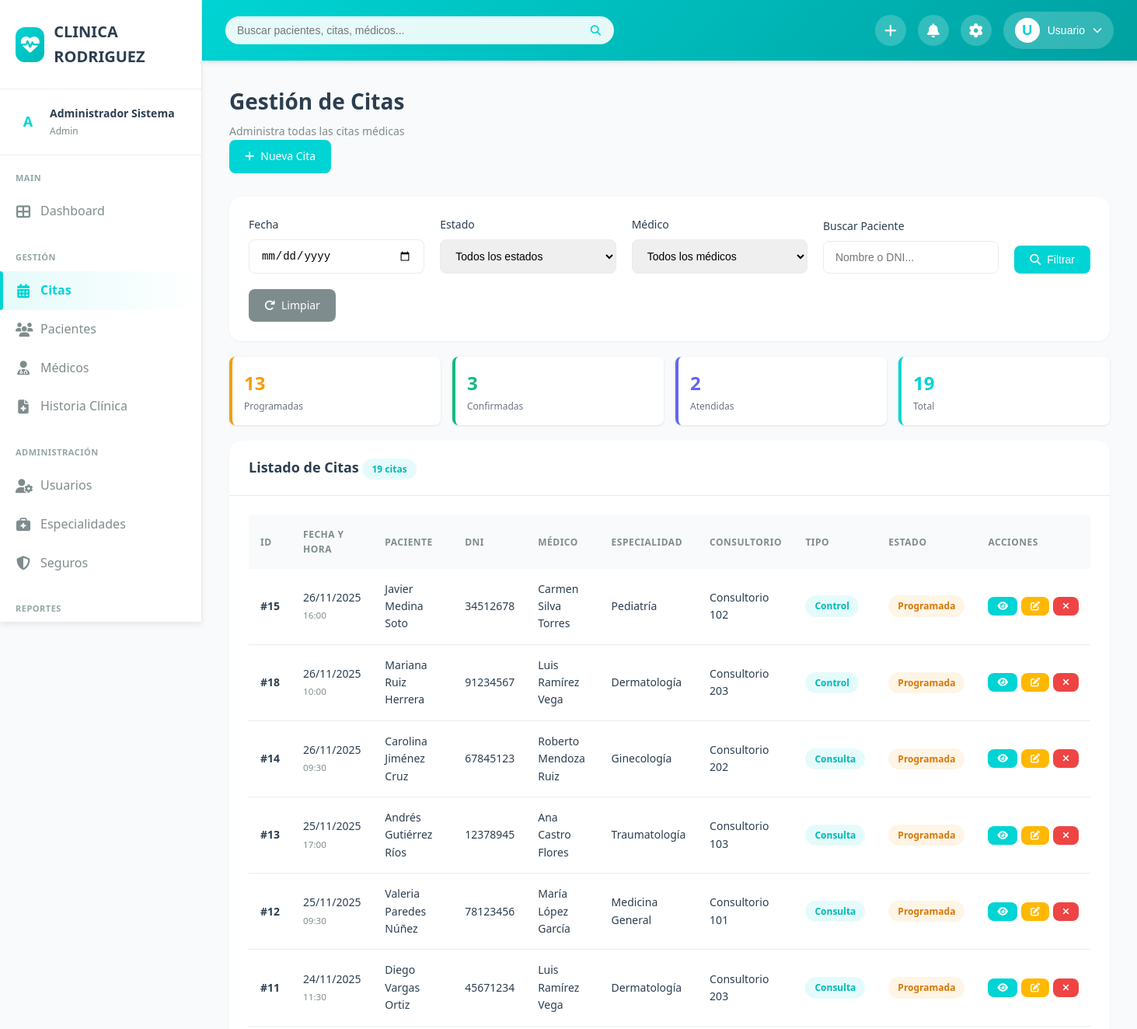
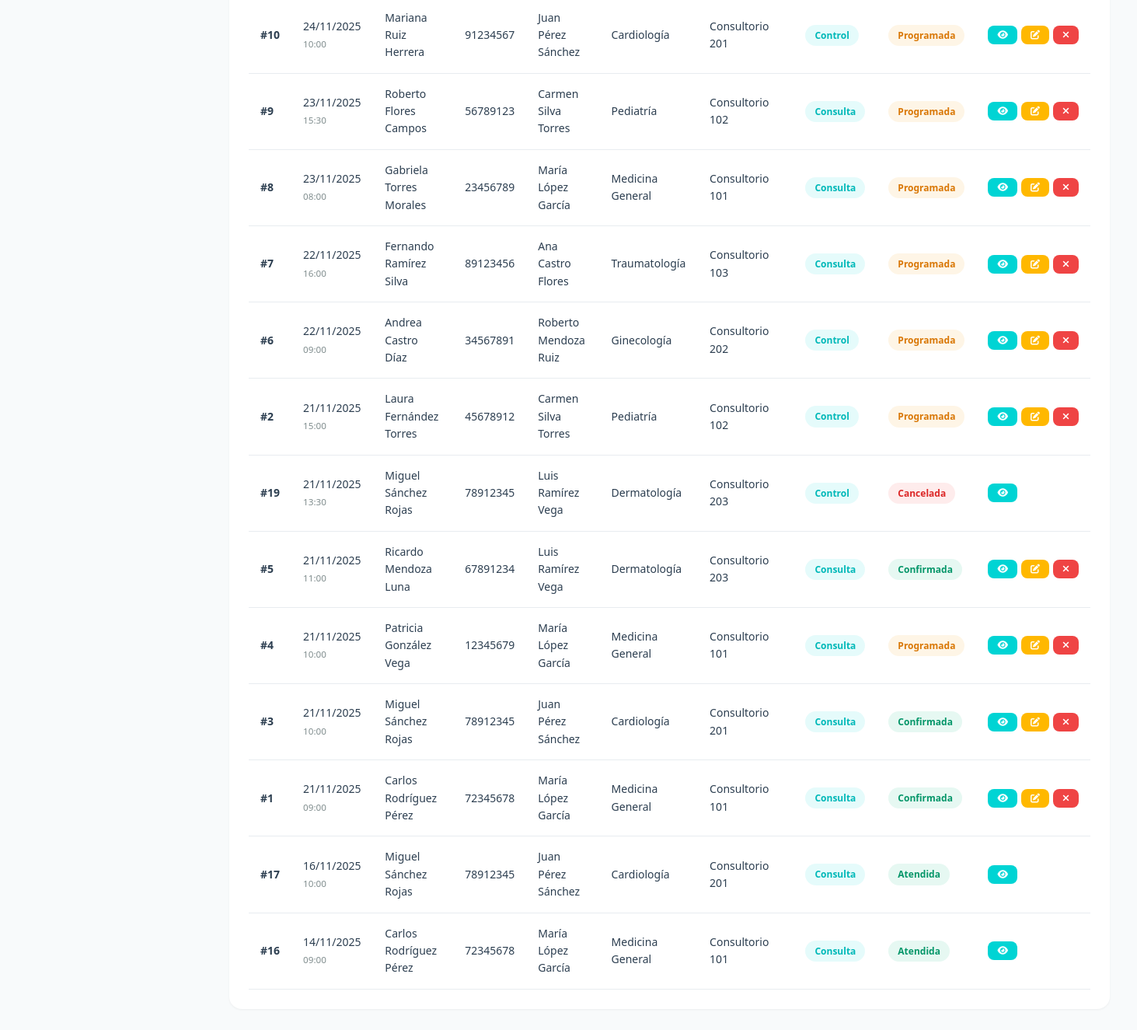
Screenshot of /citas.php (signed in) with the database file from the repository (2 pictures, top to bottom).
### tables this page shows
CREATE TABLE `citas` (
  `id` int(11) NOT NULL,
  `paciente_id` int(11) NOT NULL,
  `medico_id` int(11) NOT NULL,
  `fecha` date NOT NULL,
  `hora` time NOT NULL,
  `tipo_cita` enum('consulta','control','emergencia','otro') DEFAULT 'consulta',
  `estado` enum('programada','confirmada','en_atencion','atendida','cancelada','ausente') DEFAULT 'programada',
  `recordatorio_enviado` tinyint(1) DEFAULT 0,
  `motivo_consulta` text DEFAULT NULL,
  `observaciones` text DEFAULT NULL,
  `hora_llegada` datetime DEFAULT NULL,
  `hora_atencion` datetime DEFAULT NULL,
  `hora_finalizacion` datetime DEFAULT NULL,
  `usuario_registro_id` int(11) DEFAULT NULL,
  `fecha_registro` timestamp NOT NULL DEFAULT current_timestamp(),
  `fecha_modificacion` timestamp NOT NULL DEFAULT current_timestamp() ON UPDATE current_timestamp()
);

CREATE TABLE `pacientes` (
  `id` int(11) NOT NULL,
  `dni` varchar(20) NOT NULL,
  `nombre` varchar(100) NOT NULL,
  `apellido` varchar(100) NOT NULL,
  `fecha_nacimiento` date NOT NULL,
  `sexo` enum('M','F') NOT NULL,
  `telefono` varchar(20) DEFAULT NULL,
  `email` varchar(100) DEFAULT NULL,
  `direccion` text DEFAULT NULL,
  `seguro_id` int(11) DEFAULT NULL,
  `numero_poliza` varchar(50) DEFAULT NULL,
  `estado` enum('activo','inactivo') DEFAULT 'activo',
  `fecha_registro` timestamp NOT NULL DEFAULT current_timestamp()
);

CREATE TABLE `especialidades` (
  `id` int(11) NOT NULL,
  `nombre` varchar(100) NOT NULL,
  `descripcion` text DEFAULT NULL,
  `estado` enum('activo','inactivo') DEFAULT 'activo',
  `fecha_creacion` timestamp NOT NULL DEFAULT current_timestamp()
);

CREATE TABLE `medicos` (
  `id` int(11) NOT NULL,
  `usuario_id` int(11) NOT NULL,
  `especialidad_id` int(11) NOT NULL,
  `numero_colegiatura` varchar(50) NOT NULL,
  `consultorio` varchar(50) DEFAULT NULL,
  `duracion_consulta` int(11) DEFAULT 30 COMMENT 'Duración en minutos',
  `estado` enum('activo','inactivo') DEFAULT 'activo'
);

### includes/functions.php (called while the page is built, shortened)
<?php
function isLoggedIn() {
    return isset($_SESSION['user_id']);
}
function hasPermission($permission) {
    $role = getUserRole();
    $permissions = [
        'admin' => ['*'],
        'medico' => [
            'ver_dashboard',
            'ver_citas',
            'crear_cita',
            'editar_cita',
            'cancelar_cita',
            'atender_cita',
            'ver_pacientes',
            'ver_historia_clinica',
            'crear_historia_clinica',
            'editar_historia_clinica',
            'ver_reportes'
        ],
        'recepcionista' => [
            'ver_dashboard',
            'ver_citas',
            'crear_cita',
            'editar_cita',
            'cancelar_cita',
            'confirmar_cita',
            'ver_pacientes',
            'crear_paciente',
            'editar_paciente',
            'ver_especialidades',
            'ver_medicos'
        ],
        'enfermero' => [
            'ver_dashboard',
            'ver_citas',
            'ver_pacientes',
            'ver_historia_clinica'
        ]
    ];
    if ($role === 'admin') {
        return true;
    }
    return in_array($permission, $permissions[$role]);
}
function getUserRole() {
    return $_SESSION['rol'] ?? null;
}
function puedeCrearCitas() {
    $role = getUserRole();
    return in_array($role, ['admin', 'recepcionista', 'medico']);
}
?>

### public/citas.php (the view, shortened to what this page needs)
<?php
require_once '../includes/functions.php';
$database = new Database();
$db = $database->getConnection();
$fecha_filtro = $_GET['fecha'] ?? '';
$busqueda = $_GET['busqueda'] ?? '';
$query = "SELECT c.*,
          CONCAT(p.nombre, ' ', p.apellido) as paciente_nombre,
          p.dni as paciente_dni,
          CONCAT(u.nombre, ' ', u.apellido) as medico_nombre,
          e.nombre as especialidad,
          m.consultorio
          FROM citas c
          INNER JOIN pacientes p ON c.paciente_id = p.id
          INNER JOIN medicos m ON c.medico_id = m.id
          INNER JOIN usuarios u ON m.usuario_id = u.id
          INNER JOIN especialidades e ON m.especialidad_id = e.id
          WHERE 1=1";
$query .= " ORDER BY c.fecha DESC, c.hora DESC";
$stmt = $db->prepare($query);
$stmt->execute();
$citas = $stmt->fetchAll(PDO::FETCH_ASSOC);
?>
<!DOCTYPE html>
<html lang="es">
<head>
    <link rel="stylesheet" href="css/styles.css">
    <link rel="stylesheet" href="https://cdnjs.cloudflare.com/ajax/libs/font-awesome/6.4.0/css/all.min.css">
</head>
<body>
    <div class="main-wrapper">
        <?php include '../includes/sidebar.php'; ?>
        <div class="main-content">
            <?php include '../includes/header.php'; ?>
            <div class="dashboard-content">
                <div class="page-header">
                    <div>
                        <h1 class="page-title">Gestión de Citas</h1>
                        <p class="page-subtitle">Administra todas las citas médicas</p>
                    </div>
                    <?php if (puedeCrearCitas()): ?>
                    <a href="nueva-cita.php" class="btn btn-primary">
                        <i class="fas fa-plus"></i> Nueva Cita
                    </a>
                    <?php endif; ?>
                </div>
                <div class="card mb-2">
                    <div class="card-body">
                        <form method="GET" action="citas.php" class="d-flex gap-2" style="align-items: flex-end; flex-wrap: wrap;">
                            <div class="form-group" style="margin-bottom: 0; flex: 1; min-width: 200px;">
                                <label class="form-label">Fecha</label>
                                <input type="date" name="fecha" class="form-control" value="<?php echo $fecha_filtro; ?>" placeholder="Todas las fechas">
                            </div>
                            <div class="form-group" style="margin-bottom: 0; flex: 1; min-width: 200px;">
                                <label class="form-label">Estado</label>
                                <select name="estado" class="form-control">
                                    <option value="">Todos los estados</option>
                                </select>
                            </div>
                            <div class="form-group" style="margin-bottom: 0; flex: 1; min-width: 200px;">
                                <label class="form-label">Médico</label>
                                <select name="medico" class="form-control">
                                    <option value="">Todos los médicos</option>
                                </select>
                            </div>
                            <div class="form-group" style="margin-bottom: 0; flex: 1; min-width: 200px;">
                                <label class="form-label">Buscar Paciente</label>
                                <input type="text" name="busqueda" class="form-control" placeholder="Nombre o DNI..." value="<?php echo htmlspecialchars($busqueda); ?>">
                            </div>
                            <button type="submit" class="btn btn-primary" style="margin-bottom: 0;">
                                <i class="fas fa-search"></i> Filtrar
                            </button>
                            <a href="citas.php" class="btn btn-secondary" style="margin-bottom: 0;">
                                <i class="fas fa-redo"></i> Limpiar
                            </a>
                        </form>
                    </div>
                </div>
                <div style="display: grid; grid-template-columns: repeat(auto-fit, minmax(150px, 1fr)); gap: 15px; margin-bottom: 20px;">
                    <div style="background: white; padding: 15px; border-radius: 8px; border-left: 4px solid #F59E0B; box-shadow: 0 1px 3px rgba(0,0,0,0.1);">
                        <div style="font-size: 24px; font-weight: bold; color: #F59E0B;">
                            <?php echo count(array_filter($citas, fn($c) => $c['estado'] === 'programada')); ?>
                        </div>
                        <div style="font-size: 12px; color: #6B7280;">Programadas</div>
                    </div>
                    <div style="background: white; padding: 15px; border-radius: 8px; border-left: 4px solid #10B981; box-shadow: 0 1px 3px rgba(0,0,0,0.1);">
                        <div style="font-size: 24px; font-weight: bold; color: #10B981;">
                            <?php echo count(array_filter($citas, fn($c) => $c['estado'] === 'confirmada')); ?>
                        </div>
                        <div style="font-size: 12px; color: #6B7280;">Confirmadas</div>
                    </div>
                    <div style="background: white; padding: 15px; border-radius: 8px; border-left: 4px solid #6366F1; box-shadow: 0 1px 3px rgba(0,0,0,0.1);">
                        <div style="font-size: 24px; font-weight: bold; color: #6366F1;">
                            <?php echo count(array_filter($citas, fn($c) => $c['estado'] === 'atendida')); ?>
                        </div>
                        <div style="font-size: 12px; color: #6B7280;">Atendidas</div>
                    </div>
                    <div style="background: white; padding: 15px; border-radius: 8px; border-left: 4px solid #00D4D4; box-shadow: 0 1px 3px rgba(0,0,0,0.1);">
                        <div style="font-size: 24px; font-weight: bold; color: #00D4D4;">
                            <?php echo count($citas); ?>
                        </div>
                        <div style="font-size: 12px; color: #6B7280;">Total</div>
                    </div>
                </div>
                <div class="card">
                    <div class="card-header">
                        <h3 class="card-title">
                            Listado de Citas
                            <span class="badge badge-primary"><?php echo count($citas); ?> citas</span>
                        </h3>
                    </div>
                    <div class="card-body">
                        <?php if (count($citas) > 0): ?>
                        <div class="table-container">
                            <table>
                                <thead>
                                    <tr>
                                        <th>ID</th>
                                        <th>Fecha y Hora</th>
                                        <th>Paciente</th>
                                        <th>DNI</th>
                                        <th>Médico</th>
                                        <th>Especialidad</th>
                                        <th>Consultorio</th>
                                        <th>Tipo</th>
                                        <th>Estado</th>
                                        <th>Acciones</th>
                                    </tr>
                                </thead>
                                <tbody>
                                    <?php foreach ($citas as $cita): ?>
                                    <tr>
                                        <td><strong>#<?php echo $cita['id']; ?></strong></td>
                                        <td>
                                            <div><?php echo date('d/m/Y', strtotime($cita['fecha'])); ?></div>
                                            <small style="color: var(--text-secondary);"><?php echo date('H:i', strtotime($cita['hora'])); ?></small>
                                        </td>
                                        <td><?php echo htmlspecialchars($cita['paciente_nombre']); ?></td>
                                        <td><?php echo htmlspecialchars($cita['paciente_dni']); ?></td>
                                        <td><?php echo htmlspecialchars($cita['medico_nombre']); ?></td>
                                        <td><?php echo htmlspecialchars($cita['especialidad']); ?></td>
                                        <td><?php echo htmlspecialchars($cita['consultorio']); ?></td>
                                        <td>
                                            <span class="badge badge-primary">
                                                <?php echo ucfirst($cita['tipo_cita']); ?>
                                            </span>
                                        </td>
                                        <td>
                                            <?php
                                            $badge_class = 'badge-secondary';
                                            switch($cita['estado']) {
                                                case 'programada': $badge_class = 'badge-warning'; break;
                                                case 'confirmada': $badge_class = 'badge-success'; break;
                                                case 'atendida': $badge_class = 'badge-success'; break;
                                                case 'cancelada': $badge_class = 'badge-danger'; break;
                                            }
                                            ?>
                                            <span class="badge <?php echo $badge_class; ?>">
                                                <?php echo ucfirst(str_replace('_', ' ', $cita['estado'])); ?>
                                            </span>
                                        </td>
                                        <td>
                                            <div style="display: flex; gap: 5px;">
                                                <button onclick="verDetalle(<?php echo $cita['id']; ?>)" class="btn btn-sm btn-primary" title="Ver Detalle">
                                                    <i class="fas fa-eye"></i>
                                                </button>
                                                <?php if (hasPermission('editar_cita') && !in_array($cita['estado'], ['atendida', 'cancelada'])): ?>
                                                <a href="editar-cita.php?id=<?php echo $cita['id']; ?>" class="btn btn-sm btn-warning" title="Editar">
                                                    <i class="fas fa-edit"></i>
                                                </a>
                                                <?php if (in_array($cita['estado'], ['programada', 'confirmada'])): ?>
                                                <button onclick="cambiarEstado(<?php echo $cita['id']; ?>, 'cancelada')" class="btn btn-sm btn-danger" title="Cancelar">
                                                    <i class="fas fa-times"></i>
                                                </button>
                                                <?php endif; ?>
                                                <?php endif; ?>
                                            </div>
                                        </td>
                                    </tr>
                                    <?php endforeach; ?>
                                </tbody>
                            </table>
                        </div>
                        <?php endif; ?>
                    </div>
                </div>
            </div>
        </div>
    </div>
</body>
</html>

### rows the page displays
citas: id "15", fecha "26/11/2025", hora "16:00", paciente_nombre "Javier Medina Soto", paciente.dni "34512678", medico_nombre "Carmen Silva Torres", especialidades.nombre "Pediatría", medico.consultorio "Consultorio 102", tipo_cita "Control", estado "Programada"
citas: id "18", fecha "26/11/2025", hora "10:00", paciente_nombre "Mariana Ruiz Herrera", paciente.dni "91234567", medico_nombre "Luis Ramírez Vega", especialidades.nombre "Dermatología", medico.consultorio "Consultorio 203", tipo_cita "Control", estado "Programada"
citas: id "14", fecha "26/11/2025", hora "09:30", paciente_nombre "Carolina Jiménez Cruz", paciente.dni "67845123", medico_nombre "Roberto Mendoza Ruiz", especialidades.nombre "Ginecología", medico.consultorio "Consultorio 202", tipo_cita "Consulta", estado "Programada"
citas: id "13", fecha "25/11/2025", hora "17:00", paciente_nombre "Andrés Gutiérrez Ríos", paciente.dni "12378945", medico_nombre "Ana Castro Flores", especialidades.nombre "Traumatología", medico.consultorio "Consultorio 103", tipo_cita "Consulta", estado "Programada"
citas: id "12", fecha "25/11/2025", hora "09:30", paciente_nombre "Valeria Paredes Núñez", paciente.dni "78123456", medico_nombre "María López García", especialidades.nombre "Medicina General", medico.consultorio "Consultorio 101", tipo_cita "Consulta", estado "Programada"
citas: id "11", fecha "24/11/2025", hora "11:30", paciente_nombre "Diego Vargas Ortiz", paciente.dni "45671234", medico_nombre "Luis Ramírez Vega", especialidades.nombre "Dermatología", medico.consultorio "Consultorio 203", tipo_cita "Consulta", estado "Programada"
citas: id "10", fecha "24/11/2025", hora "10:00", paciente_nombre "Mariana Ruiz Herrera", paciente.dni "91234567", medico_nombre "Juan Pérez Sánchez", especialidades.nombre "Cardiología", medico.consultorio "Consultorio 201", tipo_cita "Control", estado "Programada"
citas: id "9", fecha "23/11/2025", hora "15:30", paciente_nombre "Roberto Flores Campos", paciente.dni "56789123", medico_nombre "Carmen Silva Torres", especialidades.nombre "Pediatría", medico.consultorio "Consultorio 102", tipo_cita "Consulta", estado "Programada"
citas: id "8", fecha "23/11/2025", hora "08:00", paciente_nombre "Gabriela Torres Morales", paciente.dni "23456789", medico_nombre "María López García", especialidades.nombre "Medicina General", medico.consultorio "Consultorio 101", tipo_cita "Consulta", estado "Programada"
citas: id "7", fecha "22/11/2025", hora "16:00", paciente_nombre "Fernando Ramírez Silva", paciente.dni "89123456", medico_nombre "Ana Castro Flores", especialidades.nombre "Traumatología", medico.consultorio "Consultorio 103", tipo_cita "Consulta", estado "Programada"
citas: id "6", fecha "22/11/2025", hora "09:00", paciente_nombre "Andrea Castro Díaz", paciente.dni "34567891", medico_nombre "Roberto Mendoza Ruiz", especialidades.nombre "Ginecología", medico.consultorio "Consultorio 202", tipo_cita "Control", estado "Programada"
citas: id "2", fecha "21/11/2025", hora "15:00", paciente_nombre "Laura Fernández Torres", paciente.dni "45678912", medico_nombre "Carmen Silva Torres", especialidades.nombre "Pediatría", medico.consultorio "Consultorio 102", tipo_cita "Control", estado "Programada"
citas: id "19", fecha "21/11/2025", hora "13:30", paciente_nombre "Miguel Sánchez Rojas", paciente.dni "78912345", medico_nombre "Luis Ramírez Vega", especialidades.nombre "Dermatología", medico.consultorio "Consultorio 203", tipo_cita "Control", estado "Cancelada"
citas: id "5", fecha "21/11/2025", hora "11:00", paciente_nombre "Ricardo Mendoza Luna", paciente.dni "67891234", medico_nombre "Luis Ramírez Vega", especialidades.nombre "Dermatología", medico.consultorio "Consultorio 203", tipo_cita "Consulta", estado "Confirmada"
citas: id "4", fecha "21/11/2025", hora "10:00", paciente_nombre "Patricia González Vega", paciente.dni "12345679", medico_nombre "María López García", especialidades.nombre "Medicina General", medico.consultorio "Consultorio 101", tipo_cita "Consulta", estado "Programada"
citas: id "3", fecha "21/11/2025", hora "10:00", paciente_nombre "Miguel Sánchez Rojas", paciente.dni "78912345", medico_nombre "Juan Pérez Sánchez", especialidades.nombre "Cardiología", medico.consultorio "Consultorio 201", tipo_cita "Consulta", estado "Confirmada"
citas: id "1", fecha "21/11/2025", hora "09:00", paciente_nombre "Carlos Rodríguez Pérez", paciente.dni "72345678", medico_nombre "María López García", especialidades.nombre "Medicina General", medico.consultorio "Consultorio 101", tipo_cita "Consulta", estado "Confirmada"
citas: id "17", fecha "16/11/2025", hora "10:00", paciente_nombre "Miguel Sánchez Rojas", paciente.dni "78912345", medico_nombre "Juan Pérez Sánchez", especialidades.nombre "Cardiología", medico.consultorio "Consultorio 201", tipo_cita "Consulta", estado "Atendida"
citas: id "16", fecha "14/11/2025", hora "09:00", paciente_nombre "Carlos Rodríguez Pérez", paciente.dni "72345678", medico_nombre "María López García", especialidades.nombre "Medicina General", medico.consultorio "Consultorio 101", tipo_cita "Consulta", estado "Atendida"

### other values shown
substr($user_name, 0, 1) "A"
$user_name . ' ' . $user_apellido "Administrador Sistema"
$user_role "Admin"
substr($nombre, 0, 1) "U"
explode(' ', $nombre)[0] "Usuario"
count(array_filter($citas, fn($c) => $c['estado'] === 'programada')) "13"
count(array_filter($citas, fn($c) => $c['estado'] === 'confirmada')) "3"
count(array_filter($citas, fn($c) => $c['estado'] === 'atendida')) "2"
count($citas) "19"
